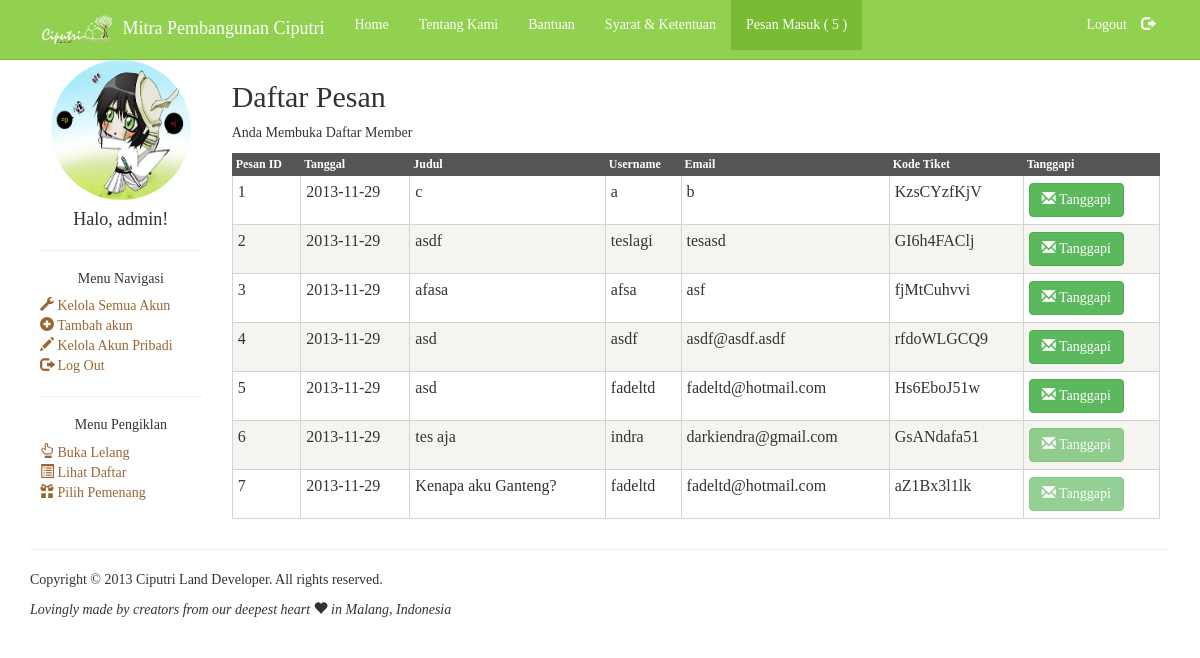
The page /admin/pesan (signed in) on the database its author committed.
### tables this page shows
CREATE TABLE IF NOT EXISTS `ep_pesan` (
  `idPesan` int(11) NOT NULL AUTO_INCREMENT,
  `username` varchar(30) NOT NULL,
  `email` varchar(30) NOT NULL,
  `tanggal` date NOT NULL,
  `judul` varchar(30) NOT NULL,
  `pesan` text NOT NULL,
  `tanggapan` text,
  `kodeTiket` varchar(10) NOT NULL,
  PRIMARY KEY (`idPesan`)
);

### index.php (called while the page is built, shortened)
<?php
    include_once "class/config.php";
    include_once "class/db.php";
    include_once "class/pesan.php";
    get_handler();
?>

### class/pesan.php (called while the page is built, shortened)
<?php
class pesan {
    private $idPesan, $username, $email, $tanggal,
            $judul, $pesan, $tanggapan, $kodeTiket, $db, $namaTable;
    public function __construct() {
        $this->db = new DB();
        $this->namaTable = config::$TABLEPREFIX . "" . config::$TABLEPESAN;
    }
    public function getPesanAll() {
        $query = "SELECT * FROM `$this->namaTable`
            ORDER BY `idPesan` DESC";
        $data = $this->db->fetchAll($query);
        return $data;
    }
}
?>

### class/db.php (called while the page is built, shortened)
<?php
class DB {
    public $dbh = null, $db_location, $db_name, $db_username, $db_password;
    public function __construct() {
        $this->db_location = config::$DBLOCATION;
        $this->db_name = config::$DBNAME;
        $this->db_username = config::$DBUSER;
        $this->db_password = config::$DBPASSWORD;
    }
    public function connectDB() {
        try {
            $this->dbh = new PDO("mysql:host=$this->db_location;dbname=$this->db_name", $this->db_username, $this->db_password);
            $this->dbh->setAttribute(PDO::ATTR_ERRMODE, PDO::ERRMODE_EXCEPTION);
        } catch (PDOException $e) {
            echo 'Error: ' . $e->getMessage();
        }
    }
    public function fetchAll($query) {
        $STH = $this->dbh->prepare($query);
        $STH->execute();
        $result = $STH->fetchAll();
        return $result;
    }
    public function closeDB() {
        $this->dbh = null;
    }
}
?>

### assets/daftarPesan.php (the view)
<?php
$pesan = new pesan();
$result = $pesan->getPesanAll();
$content = '<div class="col-lg-10">
        <h2>Daftar Pesan</h2>
        <p>Anda Membuka Daftar Member</p>
        <table class="reference">
            <tr>
                <th>Pesan ID</th>
                <th>Tanggal</th>
                <th>Judul</th>
                <th>Username</th>
                <th>Email</th>
                <th>Kode Tiket</th>';
$content = $content . '<th>Tanggapi</th>';
$i = 1;
foreach ($result as $hasil) {
    $content = $content . '
        <tr>
        <td>' . $i . '</td>
        <td>' . $hasil["tanggal"] . '</td>
        <td>' . $hasil["judul"] . '</td>
        <td>' . $hasil["username"] . '</td>
        <td>' . $hasil["email"] . '</td>
        <td>' . $hasil["kodeTiket"] . '</td>';
    if(isset($hasil["tanggapan"])){
        $url = 'disabled';
    }else{
        $url = 'href="/eprocurement/admin/tanggapi/'.$hasil[0].'"';
    }
    $content.='
        <td><a ' . $url. ' class="btn btn-success">
        <span class="glyphicon glyphicon-envelope"></span> Tanggapi</a></td>
        </tr>';
    $i++;
}
$content = $content . '
            </table>
            <div align="center">
                <ul id="paging"></ul>
            </div>
        </div></div>';
print_r($content);
?>

### rows shown on the page
ep_pesan: tanggal "2013-11-29", judul "c", username "a", email "b", kodeTiket "KzsCYzfKjV"
ep_pesan: tanggal "2013-11-29", judul "asdf", username "teslagi", email "tesasd", kodeTiket "GI6h4FAClj"
ep_pesan: tanggal "2013-11-29", judul "afasa", username "afsa", email "asf", kodeTiket "fjMtCuhvvi"
ep_pesan: tanggal "2013-11-29", judul "asd", username "asdf", email "asdf@asdf.asdf", kodeTiket "rfdoWLGCQ9"
ep_pesan: tanggal "2013-11-29", judul "asd", username "fadeltd", email "fadeltd@hotmail.com", kodeTiket "Hs6EboJ51w"
ep_pesan: tanggal "2013-11-29", judul "tes aja", username "indra", email "darkiendra@gmail.com", kodeTiket "GsANdafa51"
ep_pesan: tanggal "2013-11-29", judul "Kenapa aku Ganteng?", username "fadeltd", email "fadeltd@hotmail.com", kodeTiket "aZ1Bx3l1lk"
